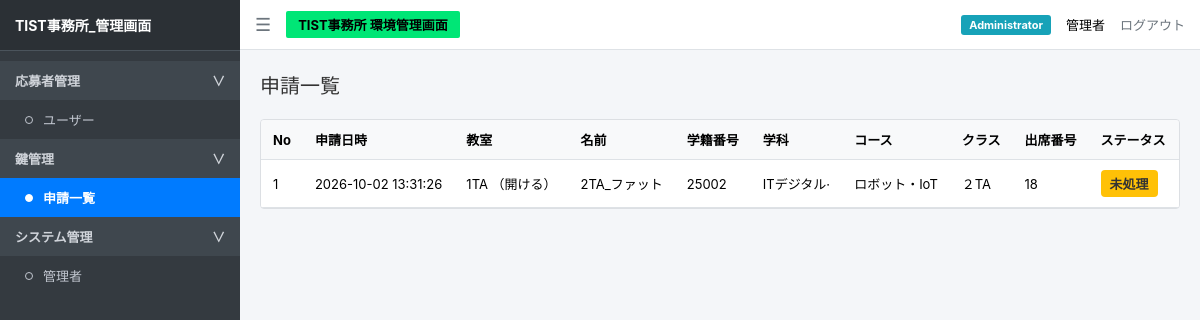
The app's page /admin (signed in) with its own data.
### tables this page shows
CREATE TABLE requests (
            id INTEGER PRIMARY KEY AUTOINCREMENT,
            student_id TEXT,
            key TEXT,
            action TEXT,
            status TEXT,
            time TEXT
        );

CREATE TABLE students (
            student_id TEXT PRIMARY KEY,
            name TEXT,
            department TEXT,
            course TEXT,
            class TEXT,
            number INTEGER
        );

### app.py (the view)
@app.route("/admin")
def admin():
    if not session.get("logged_in"):
        return redirect("/login")
    conn = sqlite3.connect("app.db")
    conn.row_factory = sqlite3.Row
    cur = conn.cursor()
    cur.execute("""
        SELECT r.id, r.student_id, r.key, r.action, r.status, r.time,
               s.name, s.department, s.course, s.class, s.number
        FROM requests r
        LEFT JOIN students s ON r.student_id = s.student_id
        WHERE r.status='申請中'
        ORDER BY r.time DESC
    """)
    pending_rows = cur.fetchall()
    cur.execute("""
        SELECT r.id, r.student_id, r.key, r.action, r.status, r.time,
               s.name, s.department, s.course, s.class, s.number
        FROM requests r
        LEFT JOIN students s ON r.student_id = s.student_id
        WHERE r.status!='申請中'
        ORDER BY r.time DESC
    """)
    done_rows = cur.fetchall()
    conn.close()
    pending = [dict(row) for row in pending_rows]
    done = [dict(row) for row in done_rows]
    return render_template("admin.html", pending=pending, done=done)

### templates/admin.html (shortened to what this page needs)
<!doctype html>
<html lang="ja">
  <head>
    <link
      rel="stylesheet"
      href="{{ url_for('static', filename='css/style.css') }}"
    />
  </head>
  <body>
    <div class="sidebar">
      <div class="sidebar-header">TIST事務所_管理画面</div>
      <ul class="sidebar-menu">
        <li
          class="menu-category"
          onclick="toggleSubmenu('applicant-menu', 'applicant-arrow')"
        >
          応募者管理
          <span id="applicant-arrow">∨</span>
        </li>
        <ul id="applicant-menu" class="submenu-list">
          <li>
            <a href="/users" class="menu-item">
              <span class="circle-icon"></span>
              ユーザー
            </a>
          </li>
        </ul>
        <li
          class="menu-category"
          onclick="toggleSubmenu('key-menu', 'key-arrow')"
        >
          鍵管理
          <span id="key-arrow">∨</span>
        </li>
        <ul id="key-menu" class="submenu-list">
          <li>
            <a href="/admin" class="menu-item active">
              <span class="circle-icon"></span>
              申請一覧
            </a>
          </li>
        </ul>
        <li
          class="menu-category"
          onclick="toggleSubmenu('system-menu', 'system-arrow')"
        >
          システム管理
          <span id="system-arrow">∨</span>
        </li>
        <ul id="system-menu" class="submenu-list">
          <li>
            <a href="/admin/managers" class="menu-item">
              <span class="circle-icon"></span>
              管理者
            </a>
          </li>
        </ul>
      </ul>
    </div>
    <div class="main-wrapper">
      <div class="navbar">
        <div class="navbar-left">
          <span class="menu-toggle"> ☰ </span>
          <span class="badge-green"> TIST事務所 環境管理画面 </span>
        </div>
        <div class="navbar-right">
          <span class="badge-admin"> {{ session.get("role", "") }} </span>
          <span> {{ session.get("name", "") }} </span>
          <a href="/logout" class="logout-btn"> ログアウト </a>
        </div>
      </div>
      <div class="content">
        <h2 class="page-title">申請一覧</h2>
        <div class="table-wrap">
          <table class="request-table">
            <thead>
              <tr>
                <th>No</th>
                <th>申請日時</th>
                <th>教室</th>
                <th>名前</th>
                <th>学籍番号</th>
                <th>学科</th>
                <th>コース</th>
                <th>クラス</th>
                <th>出席番号</th>
                <th>ステータス</th>
                <th>操作</th>
              </tr>
            </thead>
            <tbody>
              {% for item in pending %}
              <tr>
                <td>{{ loop.index }}</td>
                <td>{{ item.time }}</td>
                <td>{{ item.key }} （{{ item.action }}）</td>
                <td>{{ item.name }}</td>
                <td>{{ item.student_id }}</td>
                <td>{{ item.department }}</td>
                <td>{{ item.course }}</td>
                <td>{{ item.class }}</td>
                <td>{{ item.number }}</td>
                <td>
                  <span class="status-pending"> 未処理 </span>
                </td>
                <td>
                </td>
              </tr>
              {% endfor %}
            </tbody>
          </table>
        </div>
      </div>
    </div>
  </body>
</html>

### static/css/style.css (style rules this page uses)
* { box-sizing: border-box; margin: 0; padding: 0; }
body { font-family: -apple-system, BlinkMacSystemFont, "Segoe UI", Roboto, "Helvetica Neue", Arial, sans-serif; background-color: #f4f6f9; display: flex; height: 100vh; overflow: hidden; }
.sidebar { width: 240px; background-color: #343a40; color: #c2c7d0; display: flex; flex-direction: column; flex-shrink: 0; }
.sidebar-header { padding: 15px; font-size: 14px; font-weight: bold; color: #ffffff; background-color: #2b3035; border-bottom: 1px solid #4b545c; }
.sidebar-menu { list-style: none; padding: 10px 0; overflow-y: auto; }
.menu-category { padding: 10px 15px; font-size: 13px; font-weight: bold; color: #d0d4da; background-color: #3f474e; display: flex; justify-content: space-between; align-items: center; cursor: pointer; user-select: none; }
.menu-item { padding: 10px 15px 10px 25px; font-size: 13px; cursor: pointer; display: flex; align-items: center; gap: 10px; color: #c2c7d0; text-decoration: none; transition: background-color 0.15s ease, color 0.15s ease; }
.menu-item.active { background-color: #007bff; color: #ffffff; font-weight: bold; }
.circle-icon { width: 8px; height: 8px; border: 1px solid #c2c7d0; border-radius: 50%; display: inline-block; background-color: transparent; flex-shrink: 0; }
.menu-item.active .circle-icon { border-color: #ffffff; background-color: #ffffff; }
.submenu-list { list-style: none; padding: 0; margin: 0; }
.main-wrapper { flex: 1; display: flex; flex-direction: column; overflow: hidden; }
.navbar { height: 50px; background-color: #ffffff; border-bottom: 1px solid #dee2e6; display: flex; align-items: center; justify-content: space-between; padding: 0 15px; }
.navbar-left { display: flex; align-items: center; gap: 15px; }
.menu-toggle { font-size: 18px; cursor: pointer; color: #6c757d; }
.badge-green { background-color: #00e676; color: #000; padding: 4px 12px; font-weight: bold; font-size: 13px; border-radius: 2px; }
.navbar-right { display: flex; align-items: center; gap: 15px; font-size: 13px; }
.badge-admin { background-color: #17a2b8; color: #fff; padding: 3px 8px; border-radius: 3px; font-size: 11px; font-weight: bold; }
.logout-btn { color: #6c757d; text-decoration: none; }
.content { padding: 20px; overflow-y: auto; flex: 1; }
.page-title { font-size: 20px; font-weight: normal; margin-bottom: 20px; color: #333; }
.table-wrap { width: 100%; background: #ffffff; border: 1px solid #dcdfe3; border-radius: 4px; overflow-x: auto; }
.request-table { width: 100%; border-collapse: collapse; font-size: 13px; }
.request-table th { background-color: #f8f9fa; padding: 11px 10px; border-bottom: 1px solid #dee2e6; text-align: center; vertical-align: middle; white-space: nowrap; font-weight: bold; }
.request-table td { padding: 11px 10px; border-bottom: 1px solid #dee2e6; text-align: center; vertical-align: middle; white-space: nowrap; }
.status-pending { display: inline-block; padding: 4px 9px; border-radius: 4px; background-color: #ffc107; color: #333; font-weight: bold; }
.request-table th:last-child, .request-table td:last-child { text-align: center; width: 200px; }

### templates/admin.html (style rules this page uses)
.table-wrap { width: 100%; background: #fff; border: 1px solid #dcdfe3; border-radius: 4px; overflow-x: auto; }
.request-table { width: 100%; border-collapse: collapse; table-layout: auto; font-size: 13px; }
.request-table th, .request-table td { padding: 10px 12px; border-bottom: 1px solid #dee2e6; text-align: left; vertical-align: middle; white-space: nowrap; }
.request-table th { background-color: #f8f9fa; font-weight: bold; }
.request-table th:first-child, .request-table td:first-child { width: 50px; }
.status-pending { display: inline-block; padding: 4px 9px; border-radius: 4px; background: #ffc107; color: #333; font-weight: bold; }

### records on screen
requests: time "2026-10-02 13:31:26", key "1TA", action "開ける", name "2TA_ファット", student_id "25002", department "ITデジタル·", course "ロボット・IoT", class "２TA", number "18"

### other values on screen
{{ session.get("role", "") }} "Administrator"
{{ session.get("name", "") }} "管理者"
